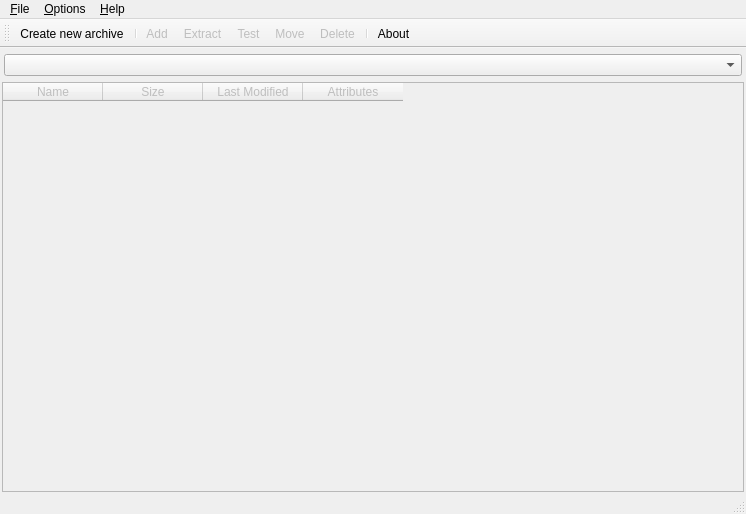
<?xml version="1.0" encoding="UTF-8"?>
<ui version="4.0">
 <class>MainWindow</class>
 <widget class="QMainWindow" name="MainWindow">
  <property name="geometry">
   <rect>
    <x>0</x>
    <y>0</y>
    <width>746</width>
    <height>514</height>
   </rect>
  </property>
  <property name="sizePolicy">
   <sizepolicy hsizetype="Preferred" vsizetype="Preferred">
    <horstretch>0</horstretch>
    <verstretch>0</verstretch>
   </sizepolicy>
  </property>
  <property name="minimumSize">
   <size>
    <width>700</width>
    <height>0</height>
   </size>
  </property>
  <property name="acceptDrops">
   <bool>true</bool>
  </property>
  <property name="windowTitle">
   <string>Archivist</string>
  </property>
  <property name="windowIcon">
   <iconset resource="main.qrc">
    <normaloff>:/main/icons/app.png</normaloff>:/main/icons/app.png</iconset>
  </property>
  <widget class="QWidget" name="centralwidget">
   <layout class="QVBoxLayout" name="verticalLayout">
    <property name="leftMargin">
     <number>2</number>
    </property>
    <property name="topMargin">
     <number>6</number>
    </property>
    <property name="rightMargin">
     <number>2</number>
    </property>
    <property name="bottomMargin">
     <number>0</number>
    </property>
    <item>
     <layout class="QVBoxLayout" name="verticalLayout_2">
      <property name="leftMargin">
       <number>2</number>
      </property>
      <property name="rightMargin">
       <number>2</number>
      </property>
      <property name="bottomMargin">
       <number>0</number>
      </property>
      <item>
       <widget class="QComboBox" name="comboBoxPath">
        <property name="styleSheet">
         <string notr="true"/>
        </property>
        <property name="editable">
         <bool>false</bool>
        </property>
       </widget>
      </item>
     </layout>
    </item>
    <item>
     <widget class="MyTableWidget" name="tableWidget">
      <property name="enabled">
       <bool>false</bool>
      </property>
      <property name="contextMenuPolicy">
       <enum>Qt::CustomContextMenu</enum>
      </property>
      <property name="acceptDrops">
       <bool>true</bool>
      </property>
      <property name="editTriggers">
       <set>QAbstractItemView::SelectedClicked</set>
      </property>
      <property name="dragEnabled">
       <bool>true</bool>
      </property>
      <property name="dragDropOverwriteMode">
       <bool>true</bool>
      </property>
      <property name="dragDropMode">
       <enum>QAbstractItemView::DragDrop</enum>
      </property>
      <property name="defaultDropAction">
       <enum>Qt::MoveAction</enum>
      </property>
      <property name="alternatingRowColors">
       <bool>true</bool>
      </property>
      <property name="selectionMode">
       <enum>QAbstractItemView::ExtendedSelection</enum>
      </property>
      <property name="selectionBehavior">
       <enum>QAbstractItemView::SelectRows</enum>
      </property>
      <property name="showGrid">
       <bool>true</bool>
      </property>
      <property name="sortingEnabled">
       <bool>true</bool>
      </property>
      <attribute name="horizontalHeaderMinimumSectionSize">
       <number>80</number>
      </attribute>
      <attribute name="horizontalHeaderStretchLastSection">
       <bool>false</bool>
      </attribute>
      <attribute name="verticalHeaderVisible">
       <bool>false</bool>
      </attribute>
      <attribute name="verticalHeaderMinimumSectionSize">
       <number>21</number>
      </attribute>
      <attribute name="verticalHeaderDefaultSectionSize">
       <number>21</number>
      </attribute>
      <column>
       <property name="text">
        <string>Name</string>
       </property>
      </column>
      <column>
       <property name="text">
        <string>Size</string>
       </property>
      </column>
      <column>
       <property name="text">
        <string>Last Modified</string>
       </property>
      </column>
      <column>
       <property name="text">
        <string>Attributes</string>
       </property>
      </column>
     </widget>
    </item>
   </layout>
  </widget>
  <widget class="QMenuBar" name="menubar">
   <property name="geometry">
    <rect>
     <x>0</x>
     <y>0</y>
     <width>746</width>
     <height>21</height>
    </rect>
   </property>
   <widget class="QMenu" name="menu_File">
    <property name="title">
     <string>&amp;File</string>
    </property>
    <addaction name="actionNewArchive"/>
    <addaction name="actionOpenArchive"/>
    <addaction name="separator"/>
    <addaction name="actionCompressSingleFile"/>
    <addaction name="separator"/>
    <addaction name="actionExit"/>
   </widget>
   <widget class="QMenu" name="menu_Help">
    <property name="title">
     <string>&amp;Help</string>
    </property>
    <addaction name="actionAbout"/>
   </widget>
   <widget class="QMenu" name="menuOptions">
    <property name="title">
     <string>&amp;Options</string>
    </property>
    <addaction name="actionEliminateDuplication"/>
    <addaction name="actionAlwaysExtract"/>
    <addaction name="actionConfirmAdd"/>
    <addaction name="actionConfirmDelete"/>
   </widget>
   <addaction name="menu_File"/>
   <addaction name="menuOptions"/>
   <addaction name="menu_Help"/>
  </widget>
  <widget class="QStatusBar" name="statusbar">
   <property name="sizeGripEnabled">
    <bool>true</bool>
   </property>
  </widget>
  <widget class="QToolBar" name="toolBar">
   <property name="enabled">
    <bool>true</bool>
   </property>
   <property name="windowTitle">
    <string>toolBar</string>
   </property>
   <property name="toolButtonStyle">
    <enum>Qt::ToolButtonIconOnly</enum>
   </property>
   <attribute name="toolBarArea">
    <enum>TopToolBarArea</enum>
   </attribute>
   <attribute name="toolBarBreak">
    <bool>false</bool>
   </attribute>
   <addaction name="actionCreate"/>
   <addaction name="separator"/>
   <addaction name="actionAdd"/>
   <addaction name="actionExtract"/>
   <addaction name="actionTest"/>
   <addaction name="actionMove"/>
   <addaction name="actionDelete"/>
   <addaction name="separator"/>
   <addaction name="actionInfo"/>
  </widget>
  <action name="actionExit">
   <property name="text">
    <string>Exit</string>
   </property>
  </action>
  <action name="actionAbout">
   <property name="text">
    <string>About</string>
   </property>
   <property name="shortcut">
    <string>F1</string>
   </property>
  </action>
  <action name="actionOpenArchive">
   <property name="text">
    <string>&amp;Open archive</string>
   </property>
   <property name="toolTip">
    <string>Open archive</string>
   </property>
   <property name="shortcut">
    <string>Ctrl+O</string>
   </property>
  </action>
  <action name="actionNewArchive">
   <property name="text">
    <string>&amp;Create archive</string>
   </property>
   <property name="toolTip">
    <string>New archive</string>
   </property>
   <property name="shortcut">
    <string>Ctrl+N</string>
   </property>
  </action>
  <action name="actionAdd">
   <property name="enabled">
    <bool>false</bool>
   </property>
   <property name="icon">
    <iconset resource="main.qrc">
     <normaloff>:/main/icons/add.png</normaloff>
     <disabledoff>:/main/icons/add_gs.png</disabledoff>:/main/icons/add.png</iconset>
   </property>
   <property name="text">
    <string>Add</string>
   </property>
  </action>
  <action name="actionExtract">
   <property name="enabled">
    <bool>false</bool>
   </property>
   <property name="icon">
    <iconset resource="main.qrc">
     <normaloff>:/main/icons/extract.png</normaloff>
     <disabledoff>:/main/icons/extract_gs.png</disabledoff>:/main/icons/extract.png</iconset>
   </property>
   <property name="text">
    <string>Extract</string>
   </property>
  </action>
  <action name="actionTest">
   <property name="enabled">
    <bool>false</bool>
   </property>
   <property name="icon">
    <iconset resource="main.qrc">
     <normaloff>:/main/icons/test.png</normaloff>
     <disabledoff>:/main/icons/test_gs.png</disabledoff>:/main/icons/test.png</iconset>
   </property>
   <property name="text">
    <string>Test</string>
   </property>
  </action>
  <action name="actionMove">
   <property name="enabled">
    <bool>false</bool>
   </property>
   <property name="icon">
    <iconset resource="main.qrc">
     <normaloff>:/main/icons/move.png</normaloff>
     <disabledoff>:/main/icons/move_gs.png</disabledoff>:/main/icons/move.png</iconset>
   </property>
   <property name="text">
    <string>Move</string>
   </property>
  </action>
  <action name="actionDelete">
   <property name="enabled">
    <bool>false</bool>
   </property>
   <property name="icon">
    <iconset resource="main.qrc">
     <normaloff>:/main/icons/delete.png</normaloff>
     <disabledoff>:/main/icons/delete_gs.png</disabledoff>:/main/icons/delete.png</iconset>
   </property>
   <property name="text">
    <string>Delete</string>
   </property>
  </action>
  <action name="actionEliminateDuplication">
   <property name="checkable">
    <bool>true</bool>
   </property>
   <property name="checked">
    <bool>false</bool>
   </property>
   <property name="text">
    <string>&amp;Eliminate duplication of root folder</string>
   </property>
  </action>
  <action name="actionConfirmAdd">
   <property name="checkable">
    <bool>true</bool>
   </property>
   <property name="checked">
    <bool>false</bool>
   </property>
   <property name="text">
    <string>Confirm &amp;adding items</string>
   </property>
  </action>
  <action name="actionConfirmDelete">
   <property name="checkable">
    <bool>true</bool>
   </property>
   <property name="checked">
    <bool>false</bool>
   </property>
   <property name="text">
    <string>Confirm &amp;deleting items</string>
   </property>
   <property name="toolTip">
    <string>Confirm deleting items</string>
   </property>
  </action>
  <action name="actionInfo">
   <property name="icon">
    <iconset resource="main.qrc">
     <normaloff>:/main/icons/about.png</normaloff>:/main/icons/about.png</iconset>
   </property>
   <property name="text">
    <string>About</string>
   </property>
   <property name="iconText">
    <string>About</string>
   </property>
   <property name="toolTip">
    <string>About</string>
   </property>
  </action>
  <action name="actionAlwaysExtract">
   <property name="checkable">
    <bool>true</bool>
   </property>
   <property name="text">
    <string>&amp;Always extract to archive's folder</string>
   </property>
  </action>
  <action name="actionCreate">
   <property name="icon">
    <iconset resource="main.qrc">
     <normaloff>:/main/icons/create.png</normaloff>:/main/icons/create.png</iconset>
   </property>
   <property name="text">
    <string>Create new archive</string>
   </property>
  </action>
  <action name="actionCompressSingleFile">
   <property name="text">
    <string>GZIP/BZIP2/XZ compress file</string>
   </property>
  </action>
 </widget>
 <customwidgets>
  <customwidget>
   <class>MyTableWidget</class>
   <extends>QTableWidget</extends>
   <header>mytablewidget.h</header>
  </customwidget>
 </customwidgets>
 <resources>
  <include location="main.qrc"/>
 </resources>
 <connections>
  <connection>
   <sender>actionExit</sender>
   <signal>triggered(bool)</signal>
   <receiver>MainWindow</receiver>
   <slot>close()</slot>
   <hints>
    <hint type="sourcelabel">
     <x>-1</x>
     <y>-1</y>
    </hint>
    <hint type="destinationlabel">
     <x>349</x>
     <y>318</y>
    </hint>
   </hints>
  </connection>
 </connections>
</ui>
